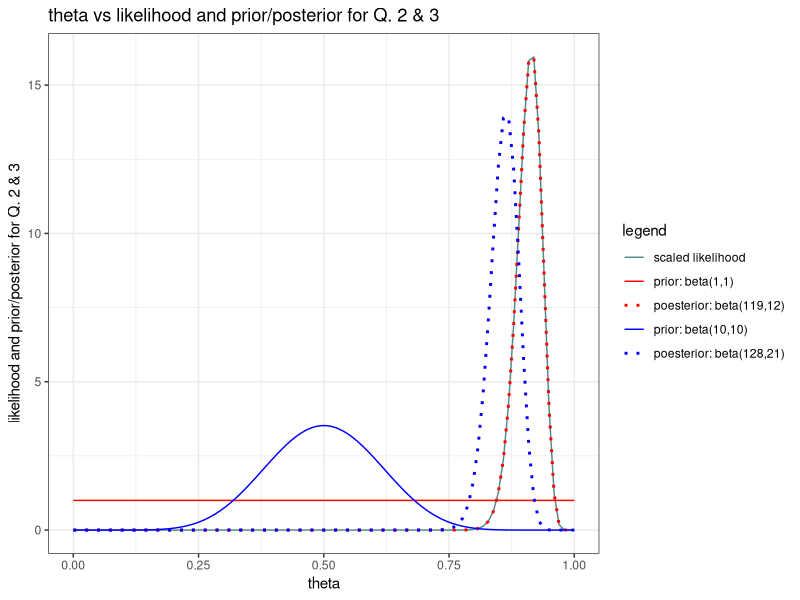

This figure's R source:
## ---- chunk 1
library(tidyverse)
## ---- chunk 2
mean_q2 = 119/(119+12)
ci_q2 = c(qbeta(0.025,119,12),qbeta(0.975,119,12))

cat("The posterior mean is: 119/131 = ", mean_q2, "\n")
cat("The (quantile-based) 95% credible interval is:", ci_q2, "\n")
## ---- chunk 3

ggplot() +
  theme_bw() +
  labs(title = "theta vs likelihood and prior/posterior for Q. 2 & 3") +
  xlab("theta") + 
  ylab("likelihood and prior/posterior for Q. 2 & 3") + 
  stat_function(fun = dbeta, n = 100, args = list(shape1 = 119, shape2 = 12), aes(color = 'scaled likelihood', linetype = 'scaled likelihood')) +
  stat_function(fun = dbeta, n = 100, args = list(shape1 = 1, shape2 = 1), aes(color = 'prior: beta(1,1)', linetype = 'prior: beta(1,1)')) +
  stat_function(fun = dbeta, n = 100, args = list(shape1 = 119, shape2 = 12), aes(color = 'poesterior: beta(119,12)', linetype = 'poesterior: beta(119,12)'), size = 1) +
  stat_function(fun = dbeta, n = 100, args = list(shape1 = 10, shape2 = 10), aes(color = 'prior: beta(10,10)', linetype = 'prior: beta(10,10)')) +
  stat_function(fun = dbeta, n = 100, args = list(shape1 = 128, shape2 = 21), aes(color = 'poesterior: beta(128,21)', linetype = 'poesterior: beta(128,21)'), size = 1) +
  scale_colour_manual(breaks = c("scaled likelihood", "prior: beta(1,1)", 'poesterior: beta(119,12)', 'prior: beta(10,10)', 'poesterior: beta(128,21)'),
                      values = c("darkslategray4", "red", "red", "blue", "blue"),
                      name = "legend") +
  scale_linetype_manual(breaks = c("scaled likelihood", "prior: beta(1,1)", 'poesterior: beta(119,12)', 'prior: beta(10,10)', 'poesterior: beta(128,21)'), 
                        values = c("solid", "solid", "dotted", "solid", "dotted"), 
                        name = "legend")
